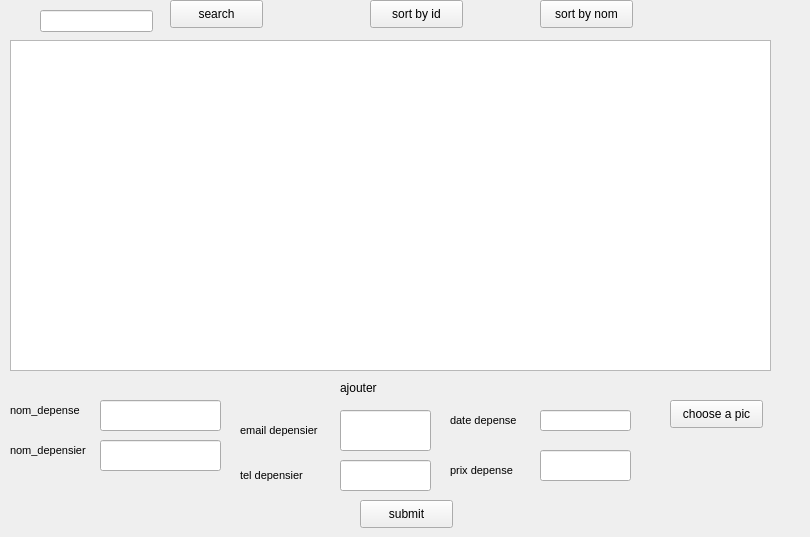
    <widget class="QWidget" name="tab_4">
     <attribute name="title">
      <string>show</string>
     </attribute>
     <widget class="QTableView" name="tabdepense1">
      <property name="geometry">
       <rect>
        <x>10</x>
        <y>40</y>
        <width>761</width>
        <height>331</height>
       </rect>
      </property>
     </widget>
     <widget class="QLineEdit" name="lineEdit_search">
      <property name="geometry">
       <rect>
        <x>40</x>
        <y>10</y>
        <width>113</width>
        <height>22</height>
       </rect>
      </property>
     </widget>
     <widget class="QPushButton" name="pushButton_8">
      <property name="geometry">
       <rect>
        <x>170</x>
        <y>0</y>
        <width>93</width>
        <height>28</height>
       </rect>
      </property>
      <property name="text">
       <string>search</string>
      </property>
     </widget>
     <widget class="QPushButton" name="pushButton_2">
      <property name="geometry">
       <rect>
        <x>370</x>
        <y>0</y>
        <width>93</width>
        <height>28</height>
       </rect>
      </property>
      <property name="text">
       <string>sort by id</string>
      </property>
     </widget>
     <widget class="QPushButton" name="pushButton_9">
      <property name="geometry">
       <rect>
        <x>540</x>
        <y>0</y>
        <width>93</width>
        <height>28</height>
       </rect>
      </property>
      <property name="text">
       <string>sort by nom</string>
      </property>
     </widget>
     <widget class="QLabel" name="label_8">
      <property name="geometry">
       <rect>
        <x>340</x>
        <y>380</y>
        <width>56</width>
        <height>16</height>
       </rect>
      </property>
      <property name="text">
       <string>ajouter</string>
      </property>
     </widget>
     <widget class="QLabel" name="label_77">
      <property name="geometry">
       <rect>
        <x>10</x>
        <y>380</y>
        <width>81</width>
        <height>61</height>
       </rect>
      </property>
      <property name="sizeIncrement">
       <size>
        <width>12</width>
        <height>4</height>
       </size>
      </property>
      <property name="font">
       <font>
        <family>MS Shell Dlg 2</family>
        <pointsize>8</pointsize>
        <weight>50</weight>
        <italic>false</italic>
        <bold>false</bold>
       </font>
      </property>
      <property name="styleSheet">
       <string notr="true">
font: 8pt &quot;MS Shell Dlg 2&quot;;</string>
      </property>
      <property name="text">
       <string>nom_depense</string>
      </property>
     </widget>
     <widget class="QLineEdit" name="lineEdit_23">
      <property name="geometry">
       <rect>
        <x>100</x>
        <y>400</y>
        <width>121</width>
        <height>31</height>
       </rect>
      </property>
     </widget>
     <widget class="QLabel" name="label_30">
      <property name="geometry">
       <rect>
        <x>10</x>
        <y>430</y>
        <width>91</width>
        <height>41</height>
       </rect>
      </property>
      <property name="sizeIncrement">
       <size>
        <width>12</width>
        <height>4</height>
       </size>
      </property>
      <property name="font">
       <font>
        <family>MS Shell Dlg 2</family>
        <pointsize>8</pointsize>
        <weight>50</weight>
        <italic>false</italic>
        <bold>false</bold>
       </font>
      </property>
      <property name="styleSheet">
       <string notr="true">
font: 8pt &quot;MS Shell Dlg 2&quot;;</string>
      </property>
      <property name="text">
       <string>nom_depensier</string>
      </property>
     </widget>
     <widget class="QLineEdit" name="lineEdit_24">
      <property name="geometry">
       <rect>
        <x>100</x>
        <y>440</y>
        <width>121</width>
        <height>31</height>
       </rect>
      </property>
     </widget>
     <widget class="QLabel" name="label_34">
      <property name="geometry">
       <rect>
        <x>240</x>
        <y>410</y>
        <width>91</width>
        <height>41</height>
       </rect>
      </property>
      <property name="sizeIncrement">
       <size>
        <width>12</width>
        <height>4</height>
       </size>
      </property>
      <property name="font">
       <font>
        <family>MS Shell Dlg 2</family>
        <pointsize>8</pointsize>
        <weight>50</weight>
        <italic>false</italic>
        <bold>false</bold>
       </font>
      </property>
      <property name="styleSheet">
       <string notr="true">
font: 8pt &quot;MS Shell Dlg 2&quot;;</string>
      </property>
      <property name="text">
       <string>email depensier</string>
      </property>
     </widget>
     <widget class="QLineEdit" name="lineEdit_25">
      <property name="geometry">
       <rect>
        <x>340</x>
        <y>410</y>
        <width>91</width>
        <height>41</height>
       </rect>
      </property>
     </widget>
     <widget class="QLabel" name="label_32">
      <property name="geometry">
       <rect>
        <x>240</x>
        <y>460</y>
        <width>81</width>
        <height>31</height>
       </rect>
      </property>
      <property name="sizeIncrement">
       <size>
        <width>12</width>
        <height>4</height>
       </size>
      </property>
      <property name="font">
       <font>
        <family>MS Shell Dlg 2</family>
        <pointsize>8</pointsize>
        <weight>50</weight>
        <italic>false</italic>
        <bold>false</bold>
       </font>
      </property>
      <property name="styleSheet">
       <string notr="true">
font: 8pt &quot;MS Shell Dlg 2&quot;;</string>
      </property>
      <property name="text">
       <string>tel depensier</string>
      </property>
     </widget>
     <widget class="QLineEdit" name="lineEdit_26">
      <property name="geometry">
       <rect>
        <x>340</x>
        <y>460</y>
        <width>91</width>
        <height>31</height>
       </rect>
      </property>
     </widget>
     <widget class="QLineEdit" name="lineEdit_28">
      <property name="geometry">
       <rect>
        <x>540</x>
        <y>450</y>
        <width>91</width>
        <height>31</height>
       </rect>
      </property>
     </widget>
     <widget class="QLabel" name="label_33">
      <property name="geometry">
       <rect>
        <x>450</x>
        <y>450</y>
        <width>81</width>
        <height>41</height>
       </rect>
      </property>
      <property name="sizeIncrement">
       <size>
        <width>12</width>
        <height>4</height>
       </size>
      </property>
      <property name="font">
       <font>
        <family>MS Shell Dlg 2</family>
        <pointsize>8</pointsize>
        <weight>50</weight>
        <italic>false</italic>
        <bold>false</bold>
       </font>
      </property>
      <property name="styleSheet">
       <string notr="true">
font: 8pt &quot;MS Shell Dlg 2&quot;;</string>
      </property>
      <property name="text">
       <string>prix depense</string>
      </property>
     </widget>
     <widget class="QLabel" name="label_29">
      <property name="geometry">
       <rect>
        <x>450</x>
        <y>400</y>
        <width>81</width>
        <height>41</height>
       </rect>
      </property>
      <property name="sizeIncrement">
       <size>
        <width>12</width>
        <height>4</height>
       </size>
      </property>
      <property name="font">
       <font>
        <family>MS Shell Dlg 2</family>
        <pointsize>8</pointsize>
        <weight>50</weight>
        <italic>false</italic>
        <bold>false</bold>
       </font>
      </property>
      <property name="styleSheet">
       <string notr="true">
font: 8pt &quot;MS Shell Dlg 2&quot;;</string>
      </property>
      <property name="text">
       <string>date depense</string>
      </property>
     </widget>
     <widget class="QLineEdit" name="lineEdit_29">
      <property name="geometry">
       <rect>
        <x>540</x>
        <y>410</y>
        <width>91</width>
        <height>21</height>
       </rect>
      </property>
     </widget>
     <widget class="QPushButton" name="img">
      <property name="geometry">
       <rect>
        <x>670</x>
        <y>400</y>
        <width>93</width>
        <height>28</height>
       </rect>
      </property>
      <property name="text">
       <string>choose a pic</string>
      </property>
     </widget>
     <widget class="QLabel" name="piclabel1">
      <property name="geometry">
       <rect>
        <x>650</x>
        <y>450</y>
        <width>151</width>
        <height>31</height>
       </rect>
      </property>
      <property name="text">
       <string/>
      </property>
     </widget>
     <widget class="QPushButton" name="pushButton_4">
      <property name="geometry">
       <rect>
        <x>360</x>
        <y>500</y>
        <width>93</width>
        <height>28</height>
       </rect>
      </property>
      <property name="text">
       <string>submit</string>
      </property>
     </widget>
    </widget>
